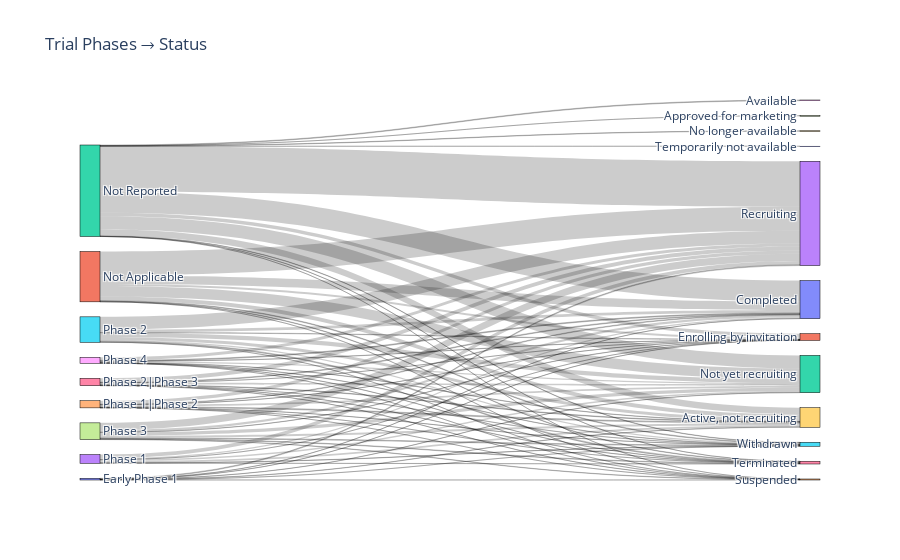

Notebook code cell kept with this figure:
### Code cell
import plotly.graph_objects as go

if {"Phases","Status"}.issubset(df.columns):
    phase_counts = df.groupby(["Phases","Status"]).size().reset_index(name="count")
    
    labels = list(phase_counts["Phases"].unique()) + list(phase_counts["Status"].unique())
    source = phase_counts["Phases"].map({v:i for i,v in enumerate(labels)}).tolist()
    target = phase_counts["Status"].map({v:i for i,v in enumerate(labels)}).tolist()
    
    fig = go.Figure(data=[go.Sankey(
        node=dict(pad=15, thickness=20, line=dict(color="black", width=0.5), label=labels),
        link=dict(source=source, target=target, value=phase_counts["count"])
    )])
    fig.update_layout(title_text= "Trial Phases → Status", font_size=12)
    fig.show()

### Figure 1 — Plotly figure (JSON) as saved in the notebook; plotly's stock layout.template omitted (floating-point values rounded to 4 significant figures)
{"data": [{"link": {"source": [0, 0, 0, 0, 0, 0, 0, 1, 1, 1, 1, 1, 1, 1, 1, 2, 2, 2, 2, 2, 2, 2, 2, 2, 2, 2, 2, 3, 3, 3, 3, 3, 3, 3, 4, 4, 4, 4, 4, 4, 4, 4, 5, 5, 5, 5, 5, 5, 5, 5, 6, 6, 6, 6, 6, 6, 6, 6, 7, 7, 7, 7, 7, 7, 7, 7, 8, 8, 8, 8, 8, 8, 8, 8], "target": [9, 10, 11, 12, 13, 14, 15, 9, 10, 11, 12, 13, 14, 16, 15, 9, 17, 18, 10, 11, 19, 12, 13, 14, 20, 16, 15, 9, 10, 11, 12, 13, 16, 15, 9, 10, 11, 12, 13, 14, 16, 15, 9, 10, 11, 12, 13, 14, 16, 15, 9, 10, 11, 12, 13, 14, 16, 15, 9, 10, 11, 12, 13, 14, 16, 15, 9, 10, 11, 12, 13, 14, 16, 15], "value": [7, 3, 4, 5, 22, 2, 3, 111, 226, 54, 282, 647, 2, 13, 19, 175, 2, 19, 565, 96, 12, 350, 1224, 2, 1, 4, 11, 44, 38, 1, 42, 98, 4, 7, 26, 17, 3, 46, 92, 2, 2, 4, 81, 78, 10, 114, 343, 4, 25, 30, 15, 20, 1, 46, 102, 4, 6, 6, 59, 56, 6, 89, 196, 9, 15, 20, 8, 22, 6, 30, 81, 2, 5, 7]}, "node": {"label": ["Early Phase 1", "Not Applicable", "Not Reported", "Phase 1", "Phase 1|Phase 2", "Phase 2", "Phase 2|Phase 3", "Phase 3", "Phase 4", "Active, not recruiting", "Completed", "Enrolling by invitation", "Not yet recruiting", "Recruiting", "Suspended", "Withdrawn", "Terminated", "Approved for marketing", "Available", "No longer available", "Temporarily not available"], "line": {"color": "black", "width": 0.5}, "pad": 15, "thickness": 20}, "type": "sankey"}], "layout": {"font": {"size": 12}, "title": {"text": "Trial Phases → Status"}}}
